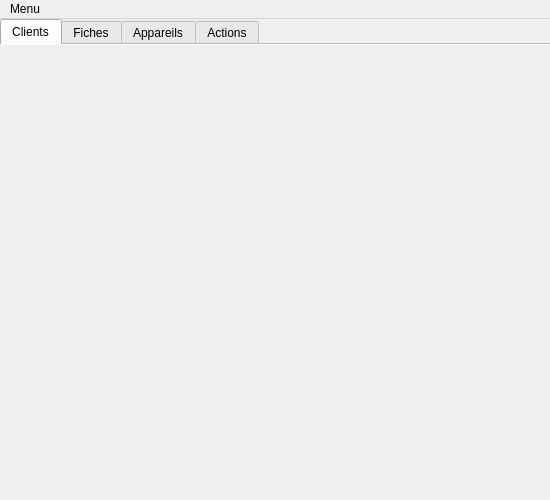
<?xml version="1.0" encoding="UTF-8"?>
<ui version="4.0">
 <class>VuePrincipale</class>
 <widget class="QMainWindow" name="VuePrincipale">
  <property name="geometry">
   <rect>
    <x>0</x>
    <y>0</y>
    <width>550</width>
    <height>500</height>
   </rect>
  </property>
  <property name="minimumSize">
   <size>
    <width>550</width>
    <height>500</height>
   </size>
  </property>
  <property name="windowTitle">
   <string>Gestion de dossiers</string>
  </property>
  <property name="tabShape">
   <enum>QTabWidget::Rounded</enum>
  </property>
  <widget class="QWidget" name="centralWidget">
   <layout class="QVBoxLayout" name="verticalLayout">
    <property name="margin">
     <number>0</number>
    </property>
    <item>
     <widget class="QTabWidget" name="onglets">
      <property name="sizePolicy">
       <sizepolicy hsizetype="Preferred" vsizetype="Preferred">
        <horstretch>0</horstretch>
        <verstretch>0</verstretch>
       </sizepolicy>
      </property>
      <property name="minimumSize">
       <size>
        <width>0</width>
        <height>0</height>
       </size>
      </property>
      <property name="currentIndex">
       <number>0</number>
      </property>
      <property name="documentMode">
       <bool>true</bool>
      </property>
      <property name="movable">
       <bool>true</bool>
      </property>
      <widget class="QWidget" name="ongletClients">
       <property name="sizePolicy">
        <sizepolicy hsizetype="Expanding" vsizetype="Expanding">
         <horstretch>0</horstretch>
         <verstretch>0</verstretch>
        </sizepolicy>
       </property>
       <attribute name="title">
        <string>Clients</string>
       </attribute>
       <layout class="QVBoxLayout" name="verticalLayout_2"/>
      </widget>
      <widget class="QWidget" name="ongletFiches">
       <attribute name="title">
        <string>Fiches</string>
       </attribute>
       <layout class="QVBoxLayout" name="verticalLayout_3"/>
      </widget>
      <widget class="QWidget" name="ongletAppareils">
       <attribute name="title">
        <string>Appareils</string>
       </attribute>
       <layout class="QVBoxLayout" name="verticalLayout_4"/>
      </widget>
      <widget class="QWidget" name="ongletActions">
       <attribute name="title">
        <string>Actions</string>
       </attribute>
       <layout class="QVBoxLayout" name="verticalLayout_6"/>
      </widget>
     </widget>
    </item>
   </layout>
  </widget>
  <widget class="QMenuBar" name="menuBar">
   <property name="geometry">
    <rect>
     <x>0</x>
     <y>0</y>
     <width>550</width>
     <height>27</height>
    </rect>
   </property>
   <property name="defaultUp">
    <bool>false</bool>
   </property>
   <property name="nativeMenuBar">
    <bool>false</bool>
   </property>
   <widget class="QMenu" name="menuMenu">
    <property name="title">
     <string>Menu</string>
    </property>
    <addaction name="actionD_connexion"/>
   </widget>
   <addaction name="menuMenu"/>
  </widget>
  <action name="actionD_connexion">
   <property name="text">
    <string>Déconnexion</string>
   </property>
  </action>
 </widget>
 <layoutdefault spacing="6" margin="11"/>
 <resources/>
 <connections/>
</ui>
